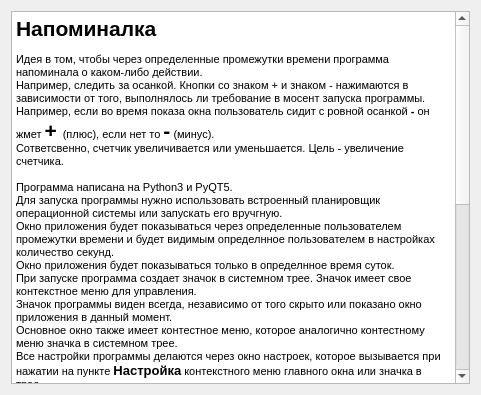
<?xml version="1.0" encoding="UTF-8"?>
<ui version="4.0">
 <class>Form</class>
 <widget class="QWidget" name="Form">
  <property name="geometry">
   <rect>
    <x>0</x>
    <y>0</y>
    <width>481</width>
    <height>395</height>
   </rect>
  </property>
  <property name="windowTitle">
   <string>Form</string>
  </property>
  <layout class="QGridLayout" name="gridLayout">
   <item row="0" column="0">
    <layout class="QVBoxLayout" name="verticalLayout">
     <item>
      <widget class="QTextBrowser" name="textBrowser">
       <property name="html">
        <string>&lt;!DOCTYPE HTML PUBLIC &quot;-//W3C//DTD HTML 4.0//EN&quot; &quot;http://www.w3.org/TR/REC-html40/strict.dtd&quot;&gt;
&lt;html&gt;&lt;head&gt;&lt;meta name=&quot;qrichtext&quot; content=&quot;1&quot; /&gt;&lt;style type=&quot;text/css&quot;&gt;
p, li { white-space: pre-wrap; }
&lt;/style&gt;&lt;/head&gt;&lt;body style=&quot; font-family:'MS Shell Dlg 2'; font-size:8.25pt; font-weight:400; font-style:normal;&quot;&gt;
&lt;p style=&quot; margin-top:12px; margin-bottom:12px; margin-left:0px; margin-right:0px; -qt-block-indent:0; text-indent:0px; background-color:#ffffff;&quot;&gt;&lt;span style=&quot; font-family:'Courier New'; font-size:16pt; font-weight:600; color:#000000;&quot;&gt;Напоминалка&lt;br /&gt;&lt;/span&gt;&lt;span style=&quot; font-family:'Courier New'; font-size:8pt; font-weight:600; font-style:italic; color:#660e7a;&quot;&gt;&lt;br /&gt;&lt;/span&gt;&lt;span style=&quot; font-family:'Courier New'; font-size:8pt; color:#000000;&quot;&gt;Идея в том, чтобы через определенные промежутки времени программа напоминала о каком-либо действии.&lt;br /&gt;Например, следить за осанкой. Кнопки со знаком + и знаком - нажимаются в зависимости от того, выполнялось ли требование в мосент запуска программы.&lt;br /&gt;Например, если во время показа окна пользователь сидит с ровной осанкой&lt;/span&gt;&lt;span style=&quot; font-family:'Courier New'; font-size:8pt; font-weight:600; color:#000000;&quot;&gt; - &lt;/span&gt;&lt;span style=&quot; font-family:'Courier New'; font-size:8pt; color:#000000;&quot;&gt;он жмет &lt;/span&gt;&lt;span style=&quot; font-family:'Courier New'; font-size:16pt; font-weight:600; color:#000000;&quot;&gt;+ &lt;/span&gt;&lt;span style=&quot; font-family:'Courier New'; font-size:8pt; color:#000000;&quot;&gt;(плюс), если нет то &lt;/span&gt;&lt;span style=&quot; font-family:'Courier New'; font-size:16pt; font-weight:600; color:#000000;&quot;&gt;-&lt;/span&gt;&lt;span style=&quot; font-family:'Courier New'; font-size:8pt; color:#000000;&quot;&gt; (минус).&lt;br /&gt;Сответсвенно, счетчик увеличивается или уменьшается. Цель - увеличение счетчика.&lt;br /&gt;&lt;br /&gt;Программа написана на Python3 и PyQT5. &lt;br /&gt;Для запуска программы нужно использовать встроенный планировщик операционной системы или запускать его вручгную. &lt;br /&gt;Окно приложения будет показываться через определенные пользователем промежутки времени и будет видимым определнное пользователем в настройках количество секунд.&lt;br /&gt;Окно приложения будет показываться только в определнное время суток.&lt;br /&gt;При запуске программа создает значок в системном трее. Значок имеет свое контекстное меню для управления.&lt;br /&gt;Значок программы виден всегда, независимо от того скрыто или показано окно приложения в данный момент.&lt;br /&gt;Основное окно также имеет контестное меню, которое аналогично контестному меню значка в системном трее.&lt;br /&gt;Все настройки программы делаются через окно настроек, которое вызывается при нажатии на пункте &lt;/span&gt;&lt;span style=&quot; font-family:'Courier New'; font-size:10pt; font-weight:600; color:#000000;&quot;&gt;Настройка&lt;/span&gt;&lt;span style=&quot; font-family:'Courier New'; font-size:8pt; font-weight:600; color:#000080;&quot;&gt; &lt;/span&gt;&lt;span style=&quot; font-family:'Courier New'; font-size:8pt; color:#000000;&quot;&gt;контекстного меню главного окна или значка в трее.&lt;br /&gt;Окно настроек позволяет настроить следующие параменты:&lt;br /&gt;&lt;br /&gt;&lt;/span&gt;&lt;span style=&quot; font-family:'Courier New'; font-size:8pt; font-weight:600; color:#000080;&quot;&gt;- &lt;/span&gt;&lt;span style=&quot; font-family:'Courier New'; font-size:8pt; color:#000000;&quot;&gt;Время в секундах, в течении которого будет показываться главное окно.&lt;br /&gt;&lt;/span&gt;&lt;span style=&quot; font-family:'Courier New'; font-size:8pt; font-weight:600; color:#000080;&quot;&gt;- &lt;/span&gt;&lt;span style=&quot; font-family:'Courier New'; font-size:8pt; color:#000000;&quot;&gt;Время в минутоах, в течении которого будет скрыть окно приложения&lt;br /&gt;&lt;/span&gt;&lt;span style=&quot; font-family:'Courier New'; font-size:8pt; font-weight:600; color:#000080;&quot;&gt;- &lt;/span&gt;&lt;span style=&quot; font-family:'Courier New'; font-size:8pt; color:#000000;&quot;&gt;Восстановить настройки по-умолчанию&lt;br /&gt;&lt;/span&gt;&lt;span style=&quot; font-family:'Courier New'; font-size:8pt; font-weight:600; color:#000080;&quot;&gt;- &lt;/span&gt;&lt;span style=&quot; font-family:'Courier New'; font-size:8pt; color:#000000;&quot;&gt;Сбросить счетчик&lt;br /&gt;&lt;/span&gt;&lt;span style=&quot; font-family:'Courier New'; font-size:8pt; font-weight:600; color:#000080;&quot;&gt;- &lt;/span&gt;&lt;span style=&quot; font-family:'Courier New'; font-size:8pt; color:#000000;&quot;&gt;Установить время суток, с которого окно приложения не будет показываться&lt;br /&gt;&lt;/span&gt;&lt;span style=&quot; font-family:'Courier New'; font-size:8pt; font-weight:600; color:#000080;&quot;&gt;- &lt;/span&gt;&lt;span style=&quot; font-family:'Courier New'; font-size:8pt; color:#000000;&quot;&gt;Установить время суток, в течении которого начинать показывать окно приложения&lt;br /&gt;&lt;/span&gt;&lt;span style=&quot; font-family:'Courier New'; font-size:8pt; font-weight:600; color:#000080;&quot;&gt;- &lt;/span&gt;&lt;span style=&quot; font-family:'Courier New'; font-size:8pt; color:#000000;&quot;&gt;Изменить шрифт текста и размер (кроме MacOS)&lt;br /&gt;&lt;/span&gt;&lt;span style=&quot; font-family:'Courier New'; font-size:8pt; font-weight:600; color:#000080;&quot;&gt;- &lt;/span&gt;&lt;span style=&quot; font-family:'Courier New'; font-size:8pt; color:#000000;&quot;&gt;Изменить цвет текста &lt;br /&gt;&lt;br /&gt;На MacOS кнопка выбора шрифта недоступна. Можно изменить только цвет текста.&lt;br /&gt;&lt;br /&gt;При настройке запуска через планировщик Windows необходимо указывать рабочий каталог.&lt;br /&gt;&lt;br /&gt;Проверена работа программы под Windows, MacOS, CentOS, Ubuntu.&lt;br /&gt;Для Windows и MacOS есть соответсвенно фалы &lt;/span&gt;&lt;span style=&quot; font-family:'Courier New'; font-size:10pt; font-weight:600; color:#000000;&quot;&gt;.exe&lt;/span&gt;&lt;span style=&quot; font-family:'Courier New'; font-size:8pt; font-weight:600; color:#000080;&quot;&gt; &lt;/span&gt;&lt;span style=&quot; font-family:'Courier New'; font-size:8pt; color:#000000;&quot;&gt;и &lt;/span&gt;&lt;span style=&quot; font-family:'Courier New'; font-size:10pt; font-weight:600; color:#000000;&quot;&gt;.app&lt;/span&gt;&lt;span style=&quot; font-family:'Courier New'; font-size:8pt; font-weight:600; color:#000080;&quot;&gt; &lt;/span&gt;&lt;span style=&quot; font-family:'Courier New'; font-size:8pt; color:#000000;&quot;&gt;в каталоге &lt;/span&gt;&lt;span style=&quot; font-family:'Courier New'; font-size:10pt; font-weight:600; color:#000000;&quot;&gt;/dist&lt;/span&gt;&lt;span style=&quot; font-family:'Courier New'; font-size:8pt; color:#000000;&quot;&gt;.&lt;br /&gt;&lt;br /&gt;&lt;br /&gt;При запуске приложение создает в рабочем каталоге файл - &lt;/span&gt;&lt;span style=&quot; font-family:'Courier New'; font-size:10pt; font-weight:600; color:#000000;&quot;&gt;reminder.pid&lt;/span&gt;&lt;span style=&quot; font-family:'Courier New'; font-size:8pt; color:#000000;&quot;&gt;.&lt;br /&gt;При попытке запуска второго экземляра, приложение проверяет наличие данного файла, и, еслиобнуживает его, то заверщает свою работу, предотвращая таким образом запуск нескольких экземпляров приложения одновременно.&lt;br /&gt;При закрытии приложение удаляет указанный файл.&lt;/span&gt;&lt;/p&gt;&lt;/body&gt;&lt;/html&gt;</string>
       </property>
      </widget>
     </item>
    </layout>
   </item>
  </layout>
 </widget>
 <resources/>
 <connections/>
</ui>
